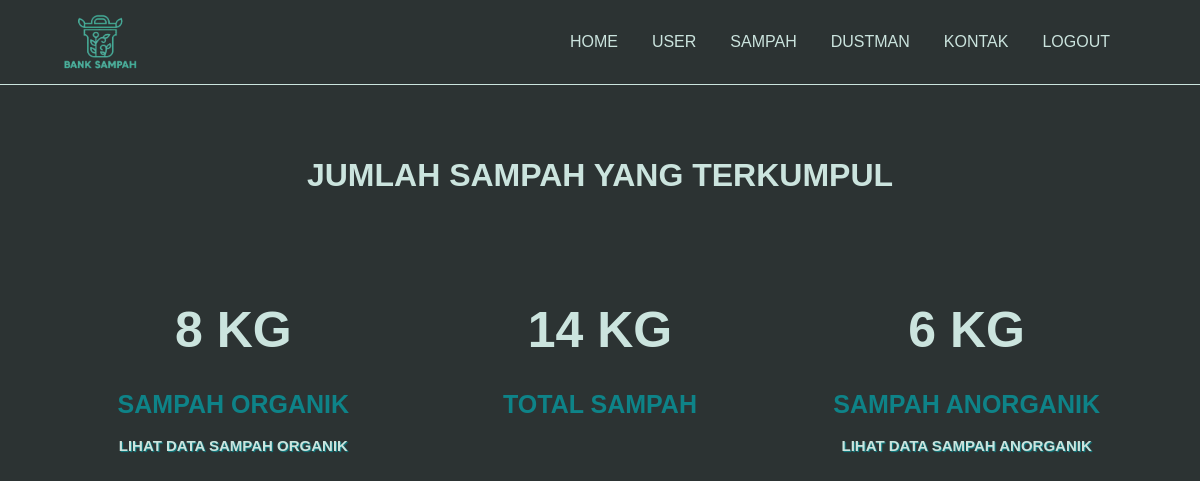
Screenshot of /admin/sampah.php (signed in) with the database file from the repository.
### tables this page shows
CREATE TABLE `sampah` (
  `ID` int(55) NOT NULL,
  `ORGANIK` float NOT NULL,
  `ANORGANIK` float NOT NULL,
  `TOTAL` float NOT NULL
);

### admin/sampah.php (the view, shortened to what this page needs)
<?php
include 'config.php';
?>
<!DOCTYPE html>
<html lang="en">
<head>
    <link rel="stylesheet" href="../style/sampah.css">
</head>
<body>
        <header>
            <img class="logo" src="../assets/logo/banksampah.png">
		    <nav>
                <ul class="nav_link">
				    <li><a href="konten.php">HOME</a></li>
                    <li><a href="user.php">USER</a></li>
                    <li><a href="sampah.php">SAMPAH</a></li>
                    <li><a href="dustman.php">DUSTMAN</a></li>
                    <li><a href="contact.php">KONTAK</a></li>
                    <li><a href="../reglog/logout.php">LOGOUT</a></li>
			    </ul>
		    </nav>
	    </header>
        <div class="info">
            <h1>JUMLAH SAMPAH YANG TERKUMPUL</h1>
        </div>
        <div class="tu">
        <div class="kolom">
            <?php
                $sql = "SELECT * FROM sampah";
                $result = mysqli_query($conn, $sql);
                while($sampah = mysqli_fetch_array($result)){
            ?>
            <div class="box">
                <h2><?php  echo $sampah['ORGANIK'] ?> KG</h2>
                <p>SAMPAH ORGANIK</p>
                <a href="organik.php"><p>LIHAT DATA SAMPAH ORGANIK</p></a>
            </div>
            <div class="box">
                <h2><?php  echo $sampah['TOTAL'] ?> KG</h2>
                <p>TOTAL SAMPAH</p>
            </div>
            <div class="box">
                <h2><?php  echo $sampah['ANORGANIK'] ?> KG</h2>
                <p>SAMPAH ANORGANIK</p>
                <a href="anorganik.php"><p>LIHAT DATA SAMPAH ANORGANIK</p></a>
            </div>
            <?php
                }
            ?>
        </div>
    </div>
</body>
</html>

### style/sampah.css (style rules this page uses)
* { margin: 0; padding: 0; box-sizing: border-box; }
body { background-color: #2C3333; }
li, a { font-family: "montserrat", sans-serif; font-weight: 500px; font-size: 16px; color: #65647C; text-decoration: none; }
header { display: flex; justify-content: flex-end; align-items: center; padding: 10px 5%; cursor: pointer; transition: all 0.3s ease 0s; border-bottom: 1px solid #CBE4DE; }
.logo { cursor: pointer; width: 80px; margin-right: auto; }
.nav_link { list-style: none; padding-right: 15px; }
.nav_link li { display: inline-block; padding: 0px 15px; }
.nav_link li a { transition: all 0.3s ease 0s; -webkit-transition: all 0.3s ease 0s; -moz-transition: all 0.3s ease 0s; -ms-transition: all 0.3s ease 0s; -o-transition: all 0.3s ease 0s; color:#CBE4DE; }
.tu { height: 100%; display: flex; justify-content: center; align-items: center; }
.kolom { margin: 20px; width: 90%; display: grid; grid-template-columns: repeat(auto-fit, minmax(250px, 1fr)); grid-gap: 20px; }
.box { height: 200px; color: black; border-radius: 6px; position: relative; -webkit-border-radius: 6px; -moz-border-radius: 6px; -ms-border-radius: 6px; -o-border-radius: 6px; }
.box h2 { text-transform: uppercase; font-family: Helvetica; margin: 0; position: absolute; top: 10%; left: 50%; transform: translate(-50%, -50%); -webkit-transform: translate(-50%, -50%); -moz-transform: translate(-50%, -50%); -ms-transform: translate(-50%, -50%); -o-transform: translate(-50%, -50%); font-size: 50px; color: #CBE4DE; }
.box p { position: relative; top: 40%; text-align: center; font-family: Helvetica; color: #0E8388; font-weight: bold; font-size: 25px; }
.box a p { position: relative; top: 40%; text-align: center; font-family: Helvetica; color: #CBE4DE; font-weight: bold; font-size: 15px; margin-top: 5%; text-shadow: 1px 1px 1px #0E8388; transition: all 1s ease; }
.info h1 { color: #CBE4DE; text-align: center; font-family: Helvetica; margin-bottom: 8%; margin-top: 6%; }

### rows the page displays
sampah: ORGANIK "8", TOTAL "14", ANORGANIK "6"
